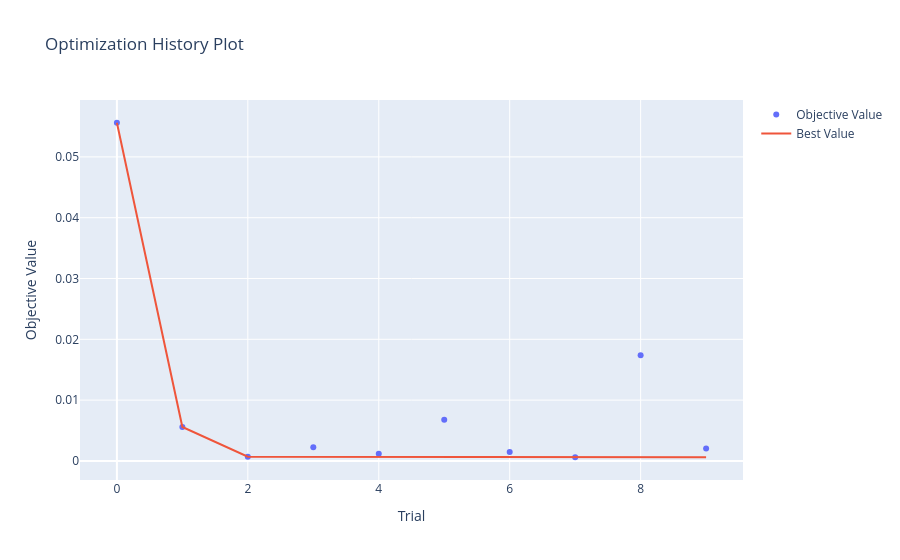
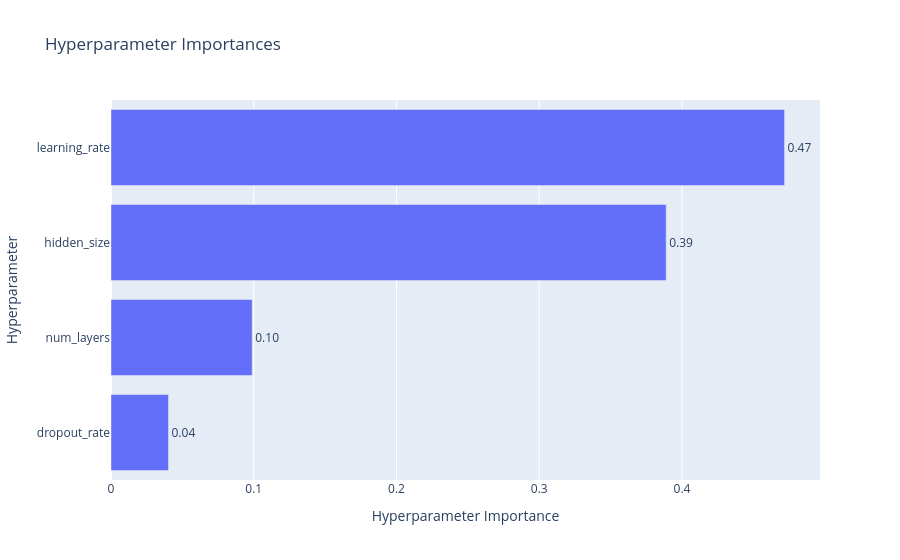

The notebook cell saved with these charts, in order:
### Markdown cell above
### Hyperparameter tuning

This neural network setup uses Optuna for hyperparameter tuning to optimize the learning rate, hidden layer size, number of layers, and dropout rate of a SoCCNN1D model. The objective function defines and trains the model, returning the validation loss as a target to minimize. After tuning, the best hyperparameters are printed, and Optuna's visualization tools are used to display the optimization history and parameter importance, aiding in understanding the influence of each hyperparameter.

### Code cell
if not skip_optuna:
    def objective(trial):
        # Hyperparameters to tune
        learning_rate = trial.suggest_float('learning_rate', 1e-5, 1e-1, log=True)
        hidden_size = trial.suggest_categorical('hidden_size', [32, 64, 128, 264])
        num_layers = trial.suggest_int('num_layers', 1, 3)
        dropout_rate = trial.suggest_float('dropout_rate', 0.1, 0.5)

        # Model, criterion, optimizer
        model = SoCCNN1D(input_channels=len(FEATURE_COLS), hidden_channels=hidden_size, num_layers=num_layers, dropout=dropout_rate).to(device)
        optimizer = optim.Adam(model.parameters(), lr=learning_rate, weight_decay=0.01)
        criterion = nn.MSELoss()

        # Train and validate the model
        history = train_and_validate(model, criterion, optimizer, train_loader, val_loader, EPOCHS, device)

        # Minimize the last validation loss
        return history['val_loss'][-1]

    # Create study object and perform optimization
    study = optuna.create_study(direction='minimize')
    study.optimize(objective, n_trials=10)

    # Best hyperparameters
    best_hyperparams = study.best_trial.params
    print('Best hyperparameters:', best_hyperparams)

    # Visualize the optimization process
    from optuna.visualization import plot_optimization_history, plot_param_importances

    # Plot optimization history
    optimization_history = plot_optimization_history(study)
    optimization_history.show()

    # Plot hyperparameter importance
    param_importances = plot_param_importances(study)
    param_importances.show()

### Figure 1 — Plotly figure (JSON) as saved in the notebook; plotly's stock layout.template omitted (floating-point values rounded to 4 significant figures)
{"data": [{"mode": "markers", "name": "Objective Value", "type": "scatter", "x": [0, 1, 2, 3, 4, 5, 6, 7, 8, 9], "y": [0.05561, 0.005576, 0.0006916, 0.002242, 0.001185, 0.00679, 0.001452, 0.000604, 0.01736, 0.002049]}, {"mode": "lines", "name": "Best Value", "type": "scatter", "x": [0, 1, 2, 3, 4, 5, 6, 7, 8, 9], "y": [0.05561, 0.005576, 0.0006916, 0.0006916, 0.0006916, 0.0006916, 0.0006916, 0.000604, 0.000604, 0.000604]}, {"marker": {"color": "#cccccc"}, "mode": "markers", "name": "Infeasible Trial", "showlegend": false, "type": "scatter", "x": [], "y": []}], "layout": {"autosize": true, "title": {"text": "Optimization History Plot"}, "xaxis": {"autorange": true, "range": [-0.5503, 9.55], "title": {"text": "Trial"}, "type": "linear"}, "yaxis": {"autorange": true, "range": [-0.003935, 0.06015], "title": {"text": "Objective Value"}, "type": "linear"}}}

### Figure 2 — Plotly figure (JSON) as saved in the notebook; plotly's stock layout.template omitted (floating-point values rounded to 4 significant figures)
{"data": [{"cliponaxis": false, "hovertemplate": ["dropout_rate (FloatDistribution): 0.04028898080264211<extra></extra>", "num_layers (IntDistribution): 0.09892612492543747<extra></extra>", "hidden_size (CategoricalDistribution): 0.3889322021443592<extra></extra>", "learning_rate (FloatDistribution): 0.47185269212756104<extra></extra>"], "name": "Objective Value", "orientation": "h", "text": ["0.04", "0.10", "0.39", "0.47"], "textposition": "outside", "type": "bar", "x": [0.04029, 0.09893, 0.3889, 0.4719], "y": ["dropout_rate", "num_layers", "hidden_size", "learning_rate"]}], "layout": {"autosize": true, "title": {"text": "Hyperparameter Importances"}, "xaxis": {"autorange": true, "range": [0, 0.4967], "title": {"text": "Hyperparameter Importance"}, "type": "linear"}, "yaxis": {"autorange": true, "range": [-0.5, 3.5], "title": {"text": "Hyperparameter"}, "type": "category"}}}
